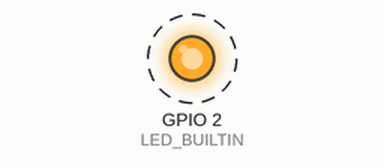
This sketch was run on a simulated ESP32. Shown: output pins drawn as LEDs (lit = HIGH). Dashed ring = blinking. WiFi joins after 1.5 s; servers stay silent unless stated; a WiFi scan finds three made-up networks; uploads are accepted with an empty reply; what the sketch prints to the serial monitor is not drawn.

Above: at 2.6 s.
Timing chart, 0 to 6.8 s (numbered marks = the images above):
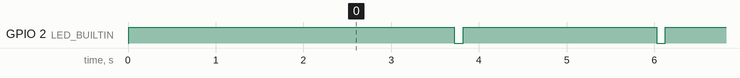

The sketch:

ESP_Ping_RSSI.ino
```cpp
#include <HTTPClient.h>

#include <WiFi.h>
#include <WiFiAP.h>
#include <WiFiClient.h>
#include <WiFiGeneric.h>
#include <WiFiMulti.h>
#include <WiFiSTA.h>
#include <WiFiScan.h>
#include <WiFiServer.h>
#include <WiFiType.h>
#include <WiFiUdp.h>

#include <ArduinoJson.h>
#include <ArduinoJson.hpp>

const char* ssid = "Wallhack";  //your WiFi Name
const char* password = "tinfoil1";      //Your Wifi Password

const char* apSSID = "ESP_AP_";
const char* apPassword = "somepass_2468";

const char* apiEndPoint = "/api/NetworksScan/";

String url = "http://192.168.1.13:5000/api/NetworksScan/network_scan";

void setup() {
  Serial.begin(115200);
  delay(10);
  // WiFi.mode(WIFI_STA);

  pinMode(LED_BUILTIN, OUTPUT);
  digitalWrite(LED_BUILTIN, HIGH);

  WiFi.begin(ssid, password);

  String macAddressAsIDPart = WiFi.macAddress().substring(WiFi.macAddress().length() - 4);
  String actualApSSID = apSSID+macAddressAsIDPart;
  actualApSSID.replace(":","");

  WiFi.softAP(actualApSSID, apPassword);

  while (WiFi.status() != WL_CONNECTED) {
    delay(500);
    Serial.print(".");
  }
  Serial.println("");
  Serial.println("WiFi connected");
}

void loop() {
  Serial.println("Starting Wi-Fi scan...");
  // Perform a scan to list nearby Wi-Fi networks
  int numNetworks = WiFi.scanNetworks();

  if (numNetworks == 0) {
    Serial.println("No networks found");
  } else {
    Serial.println("Networks found:");
    // Loop through the detected networks
    for (int i = 0; i < numNetworks; ++i) {
      // Print the SSID and RSSI of each network
      Serial.print(i + 1);
      Serial.print(": ");
      Serial.print(WiFi.SSID(i));    // Network name
      Serial.print(" (RSSI: ");
      Serial.print(WiFi.RSSI(i));    // Signal strength
      Serial.println(" dBm)");
    }
  }

  //Now post them to the API
  if(WiFi.status() == WL_CONNECTED){
    WiFiClient client;
    HTTPClient http;

    http.begin(client, url);
    http.addHeader("Content-Type", "application/json");

    StaticJsonDocument<256> jsonDoc;
    jsonDoc["macAddress"] = WiFi.macAddress();
    JsonArray pingArray = jsonDoc.createNestedArray("networkPings");
    for (int i = 0; i < numNetworks; ++i) {
      JsonObject networkPing = pingArray.createNestedObject();
      networkPing["ssid"] = WiFi.SSID(i);
      networkPing["bssid"] = WiFi.BSSIDstr(i);
      networkPing["rssi"] = WiFi.RSSI(i);
    }

    String jsonPayload;
    serializeJson(jsonDoc, jsonPayload);

    Serial.println("Sending networkscan...");
    int httpResponseCode = http.POST(jsonPayload);

        // Check the response
    if (httpResponseCode > 0) {
      String response = http.getString();
      Serial.println("HTTP Response code: " + String(httpResponseCode));
      Serial.println("Response: " + response);
    } else {
      Serial.println("Error on sending POST: " + String(httpResponseCode));
      Serial.println("url: "+url);
      Serial.println(jsonPayload);
    }

    http.end();  // Free resources
  }

  // Clean up and free memory used by WiFi.scanNetworks
  WiFi.scanDelete();
  // delay(1000);
  digitalWrite(LED_BUILTIN, LOW);
  delay(100);
  digitalWrite(LED_BUILTIN, HIGH);
}
```

Measured:
- by itself, GPIO 2 (LED_BUILTIN): alternates HIGH for 2.2 s and LOW for 0.10 s
